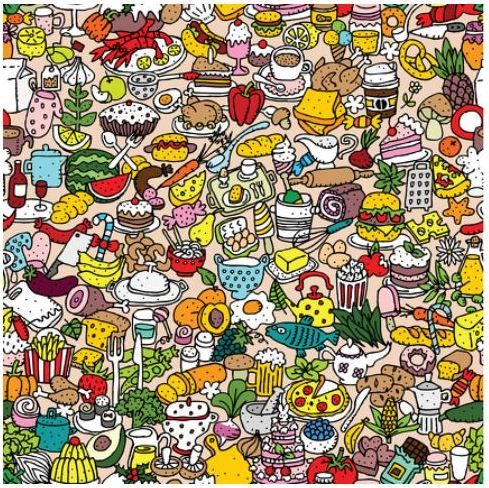
#> input picture TAREA_05/Imagen.jpg, 489 x 488 px, found by its file name
$ python Objetos.py
#> lines starting #> are read from the running program, lines starting #| are printed output that depends on the picture; after the words box and inside, x2 and y2 are one past the last pixel; in counts of white or black regions, pixels touching at a corner belong together
import cv2

imagen      = cv2.imread('IA\Octavio\TAREA_05\Imagen.jpg',1)
#> imagen is the input picture: shape (488, 489, 3); mean B, G, R 115.8, 144.3, 162.1
imagenHSV   = cv2.cvtColor(imagen, cv2.COLOR_BGR2HSV)
#> imagenHSV: shape (488, 489, 3); mean H, S, V 47.5, 99.9, 167.2

bajo1       = (0,100, 20)
alto1       = (7,255,255)
bajo2       = (175,100,20)
alto2       = (179,255,255)

mascara1    = cv2.inRange(imagenHSV, bajo1, alto1)
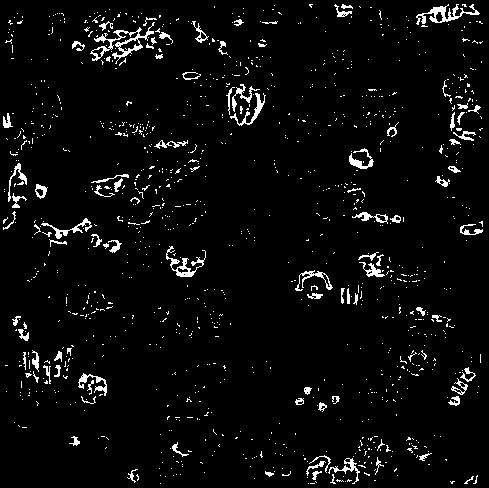
#> mascara1: shape (488, 489); 4.2% white in thin lines or dots
mascara2    = cv2.inRange(imagenHSV, bajo2, alto2)
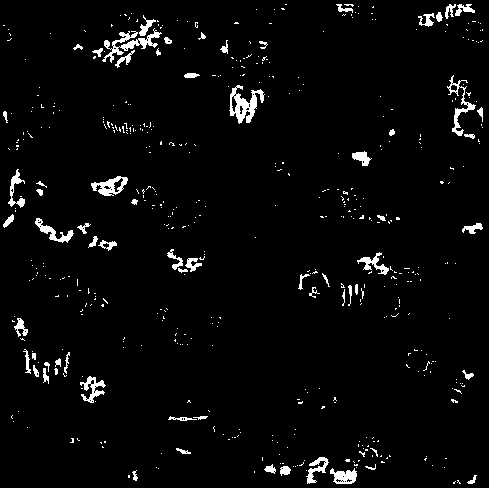
#> mascara2: shape (488, 489); 3.3% white; 511 white regions (444 under 20 px), largest, box (x1, y1, x2, y2) and area: (229, 85, 265, 124) 609, (102, 28, 162, 63) 575, (447, 75, 476, 136) 367
mascara3    = mascara1 + mascara2
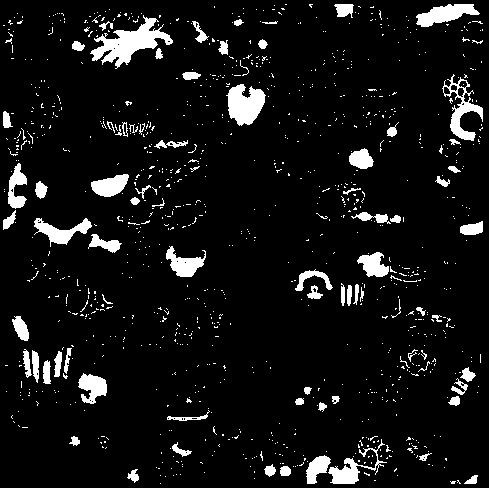
#> mascara3: shape (488, 489); 7.5% white; 1054 white regions (972 under 20 px)

conMascara1 = cv2.bitwise_and(imagen, imagen, mask= mascara3)
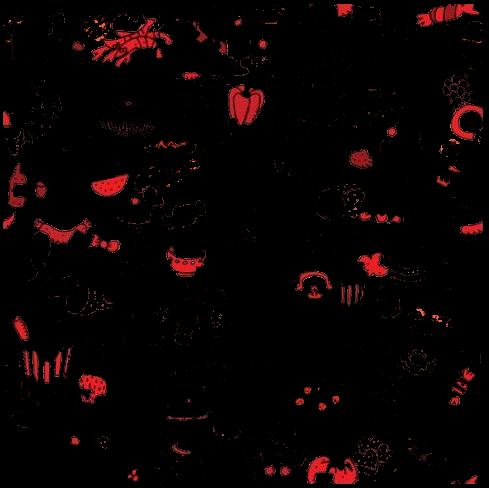
#> conMascara1: shape (488, 489, 3); mean B, G, R 2.4, 2.4, 9.4
conMascara2 = cv2.bitwise_and(imagen, imagen, mask= mascara2)
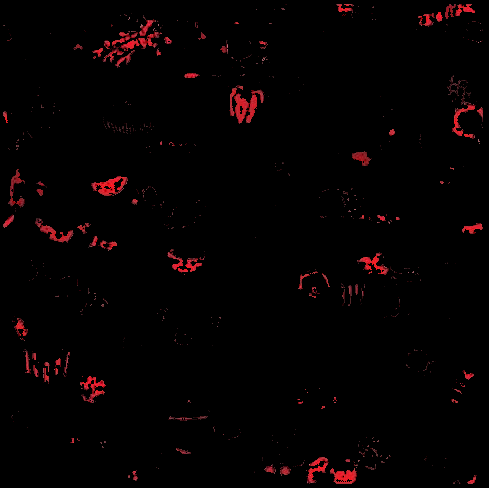
#> conMascara2: shape (488, 489, 3); mean B, G, R 1.4, 1.1, 5
contornos1  = cv2.findContours(mascara1, cv2.RETR_EXTERNAL, cv2.CHAIN_APPROX_SIMPLE)[0]
#> contornos1 = 1125 contours, 1061 with area under 20; largest, box (x1, y1, x2, y2) and area: (90, 22, 155, 64) 550, (416, 4, 480, 25) 336, (166, 246, 206, 277) 238, (230, 93, 266, 126) 154, (41, 218, 92, 239) 148
contornos2  = cv2.findContours(mascara2, cv2.RETR_EXTERNAL, cv2.CHAIN_APPROX_SIMPLE)[0]
#> contornos2 = 511 contours, 461 with area under 20; largest, box (x1, y1, x2, y2) and area: (229, 85, 265, 124) 583, (102, 28, 162, 63) 428, (91, 176, 128, 196) 377, (447, 75, 476, 136) 278, (330, 468, 357, 484) 258

print(len(contornos1))
#| 1125
print(len(contornos2))
#| 511
cv2.imshow('Imagen con ambas máscaras', conMascara1)
cv2.imshow('Imagen con sólo una',       conMascara2)
cv2.waitKey(0)
cv2.destroyAllWindows()
